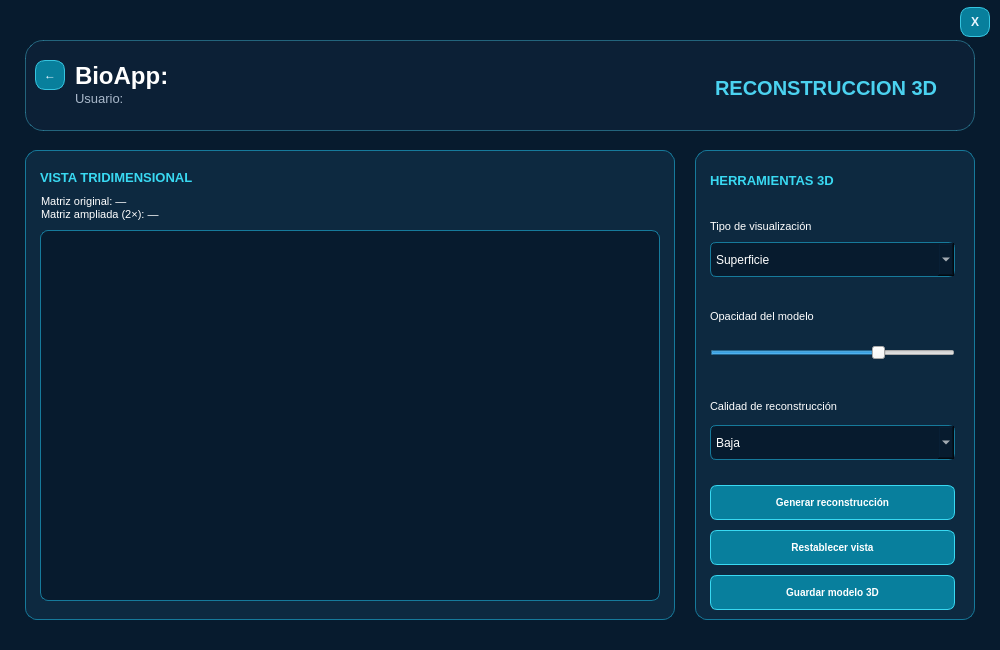
<?xml version="1.0" encoding="UTF-8"?>
<ui version="4.0">
 <class>ventanaReconstruccion3D</class>
 <widget class="QDialog" name="ventanaReconstruccion3D">
  <property name="geometry">
   <rect>
    <x>0</x>
    <y>0</y>
    <width>1000</width>
    <height>650</height>
   </rect>
  </property>
  <property name="windowTitle">
   <string>BioApp | Reconstrucción 3D</string>
  </property>
  <property name="styleSheet">
   <string notr="true">
QDialog {
    background-color: #071B2E;
}
</string>
  </property>
  <widget class="QFrame" name="frameEncabezado">
   <property name="geometry">
    <rect>
     <x>25</x>
     <y>40</y>
     <width>950</width>
     <height>91</height>
    </rect>
   </property>
   <property name="styleSheet">
    <string notr="true">QFrame#frameEncabezado {
    background-color: rgba(15, 35, 60, 150);
    border: 1px solid rgba(75, 210, 240, 100);
    border-radius: 18px;
}</string>
   </property>
   <property name="frameShape">
    <enum>QFrame::StyledPanel</enum>
   </property>
   <property name="frameShadow">
    <enum>QFrame::Raised</enum>
   </property>
   <widget class="QLabel" name="lblBioApp">
    <property name="geometry">
     <rect>
      <x>50</x>
      <y>20</y>
      <width>140</width>
      <height>31</height>
     </rect>
    </property>
    <property name="styleSheet">
     <string notr="true">color: #FFFFFF;
font-size: 24px;
font-weight: bold;
background-color: transparent;</string>
    </property>
    <property name="text">
     <string>BioApp:</string>
    </property>
   </widget>
   <widget class="QLabel" name="lblTituloReconstruccion">
    <property name="geometry">
     <rect>
      <x>690</x>
      <y>40</y>
      <width>241</width>
      <height>16</height>
     </rect>
    </property>
    <property name="styleSheet">
     <string notr="true">QLabel {
    color: #4BD2F0;
    background-color: transparent;
    font-size: 20px;
    font-weight: bold;
}</string>
    </property>
    <property name="text">
     <string>RECONSTRUCCIÓN 3D</string>
    </property>
   </widget>
   <widget class="QLabel" name="lblInfoUsuario">
    <property name="geometry">
     <rect>
      <x>50</x>
      <y>50</y>
      <width>55</width>
      <height>16</height>
     </rect>
    </property>
    <property name="styleSheet">
     <string notr="true">color: #A9B8CA;
font-size: 13px;
background-color: transparent;</string>
    </property>
    <property name="text">
     <string>Usuario:</string>
    </property>
   </widget>
   <widget class="QPushButton" name="btnVolver">
    <property name="geometry">
     <rect>
      <x>10</x>
      <y>20</y>
      <width>30</width>
      <height>30</height>
     </rect>
    </property>
    <property name="styleSheet">
     <string notr="true">
QPushButton {
    background-color: #087F9C;
    color: #EAF6FF;
    border: 1px solid #36C5E0;
    border-radius: 10px;
    font-size: 12px;
    font-weight: bold;
    padding: 6px;
}

QPushButton:hover {
    background-color: #119DBB;
    border: 1px solid #70E4F5;
}

QPushButton:pressed {
    background-color: #075D75;
}
</string>
    </property>
    <property name="text">
     <string>←</string>
    </property>
   </widget>
  </widget>
  <widget class="QFrame" name="frameVisualizacion3D">
   <property name="geometry">
    <rect>
     <x>25</x>
     <y>150</y>
     <width>650</width>
     <height>470</height>
    </rect>
   </property>
   <property name="styleSheet">
    <string notr="true">
QFrame {
    background-color: #0D2940;
    border: 1px solid #167A9B;
    border-radius: 12px;
}
</string>
   </property>
   <property name="frameShape">
    <enum>QFrame::StyledPanel</enum>
   </property>
   <property name="frameShadow">
    <enum>QFrame::Raised</enum>
   </property>
   <widget class="QLabel" name="lblTituloVista3D">
    <property name="geometry">
     <rect>
      <x>15</x>
      <y>12</y>
      <width>400</width>
      <height>30</height>
     </rect>
    </property>
    <property name="styleSheet">
     <string notr="true">
color: #39D9F2;
font-size: 10pt;
font-weight: bold;
background: transparent;
border: none;
</string>
    </property>
    <property name="text">
     <string>VISTA TRIDIMENSIONAL</string>
    </property>
   </widget>
   <widget class="QFrame" name="frameModelo3D">
    <property name="geometry">
     <rect>
      <x>15</x>
      <y>80</y>
      <width>620</width>
      <height>371</height>
     </rect>
    </property>
    <property name="styleSheet">
     <string notr="true">
QFrame {
    background-color: #071B2E;
    border: 1px solid #167A9B;
    border-radius: 8px;
}
</string>
    </property>
    <property name="frameShape">
     <enum>QFrame::StyledPanel</enum>
    </property>
    <property name="frameShadow">
     <enum>QFrame::Raised</enum>
    </property>
   </widget>
   <widget class="QLabel" name="lblTamanoVolumen">
    <property name="geometry">
     <rect>
      <x>16</x>
      <y>42</y>
      <width>151</width>
      <height>31</height>
     </rect>
    </property>
    <property name="styleSheet">
     <string notr="true">color: white;
font-size: 11px;
background: transparent;
border: none;</string>
    </property>
    <property name="text">
     <string>Matriz original: —
Matriz ampliada (2×): —</string>
    </property>
   </widget>
  </widget>
  <widget class="QFrame" name="frameHerramientas3D">
   <property name="geometry">
    <rect>
     <x>695</x>
     <y>150</y>
     <width>280</width>
     <height>470</height>
    </rect>
   </property>
   <property name="styleSheet">
    <string notr="true">
QFrame {
    background-color: #0D2940;
    border: 1px solid #167A9B;
    border-radius: 12px;
}
</string>
   </property>
   <property name="frameShape">
    <enum>QFrame::StyledPanel</enum>
   </property>
   <property name="frameShadow">
    <enum>QFrame::Raised</enum>
   </property>
   <widget class="QLabel" name="lblTituloHerramientas3D">
    <property name="geometry">
     <rect>
      <x>15</x>
      <y>15</y>
      <width>250</width>
      <height>30</height>
     </rect>
    </property>
    <property name="styleSheet">
     <string notr="true">
color: #39D9F2;
font-size: 10pt;
font-weight: bold;
background: transparent;
border: none;
</string>
    </property>
    <property name="text">
     <string>HERRAMIENTAS 3D</string>
    </property>
   </widget>
   <widget class="QLabel" name="lblTipoVisualizacion">
    <property name="geometry">
     <rect>
      <x>15</x>
      <y>65</y>
      <width>240</width>
      <height>22</height>
     </rect>
    </property>
    <property name="styleSheet">
     <string notr="true">color: white;
font-size: 11px;
background: transparent;
border: none;</string>
    </property>
    <property name="text">
     <string>Tipo de visualización</string>
    </property>
   </widget>
   <widget class="QComboBox" name="cmbTipoVisualizacion">
    <property name="geometry">
     <rect>
      <x>15</x>
      <y>92</y>
      <width>245</width>
      <height>35</height>
     </rect>
    </property>
    <property name="styleSheet">
     <string notr="true">QComboBox {
    background-color: #071B2E;
    color: white;
    border: 1px solid #167A9B;
    border-radius: 6px;
    padding: 5px;
}

QComboBox QAbstractItemView {
    background-color: #0D2940;
    color: white;
    selection-background-color: #087F9D;
}</string>
    </property>
    <item>
     <property name="text">
      <string>Superficie</string>
     </property>
    </item>
    <item>
     <property name="text">
      <string>Volumen</string>
     </property>
    </item>
   </widget>
   <widget class="QLabel" name="lblOpacidad">
    <property name="geometry">
     <rect>
      <x>15</x>
      <y>155</y>
      <width>240</width>
      <height>22</height>
     </rect>
    </property>
    <property name="styleSheet">
     <string notr="true">color: white;
font-size: 11px;
background: transparent;
border: none;</string>
    </property>
    <property name="text">
     <string>Opacidad del modelo</string>
    </property>
   </widget>
   <widget class="QSlider" name="sldOpacidad">
    <property name="geometry">
     <rect>
      <x>15</x>
      <y>185</y>
      <width>245</width>
      <height>35</height>
     </rect>
    </property>
    <property name="maximum">
     <number>100</number>
    </property>
    <property name="value">
     <number>70</number>
    </property>
    <property name="orientation">
     <enum>Qt::Horizontal</enum>
    </property>
   </widget>
   <widget class="QLabel" name="lblCalidad">
    <property name="geometry">
     <rect>
      <x>15</x>
      <y>245</y>
      <width>240</width>
      <height>22</height>
     </rect>
    </property>
    <property name="styleSheet">
     <string notr="true">color: white;
font-size: 11px;
background: transparent;
border: none;</string>
    </property>
    <property name="text">
     <string>Calidad de reconstrucción</string>
    </property>
   </widget>
   <widget class="QComboBox" name="cmbCalidad">
    <property name="geometry">
     <rect>
      <x>15</x>
      <y>275</y>
      <width>245</width>
      <height>35</height>
     </rect>
    </property>
    <property name="styleSheet">
     <string notr="true">QComboBox {
    background-color: #071B2E;
    color: white;
    border: 1px solid #167A9B;
    border-radius: 6px;
    padding: 5px;
}

QComboBox QAbstractItemView {
    background-color: #0D2940;
    color: white;
    selection-background-color: #087F9D;
}</string>
    </property>
    <item>
     <property name="text">
      <string>Baja</string>
     </property>
    </item>
    <item>
     <property name="text">
      <string>Madia</string>
     </property>
    </item>
    <item>
     <property name="text">
      <string>Alta</string>
     </property>
    </item>
   </widget>
   <widget class="QPushButton" name="btnGenerar3D">
    <property name="geometry">
     <rect>
      <x>15</x>
      <y>335</y>
      <width>245</width>
      <height>35</height>
     </rect>
    </property>
    <property name="styleSheet">
     <string notr="true">QPushButton {
    background-color: #087F9D;
    color: white;
    border: 1px solid #39D9F2;
    border-radius: 7px;
    font-weight: bold;
    font-size: 10px;
}

QPushButton:hover {
    background-color: #119BB8;
}</string>
    </property>
    <property name="text">
     <string>Generar reconstrucción</string>
    </property>
   </widget>
   <widget class="QPushButton" name="btnRestablecer3D">
    <property name="geometry">
     <rect>
      <x>15</x>
      <y>380</y>
      <width>245</width>
      <height>35</height>
     </rect>
    </property>
    <property name="styleSheet">
     <string notr="true">QPushButton {
    background-color: #087F9D;
    color: white;
    border: 1px solid #39D9F2;
    border-radius: 7px;
    font-weight: bold;
    font-size: 10px;
}

QPushButton:hover {
    background-color: #119BB8;
}</string>
    </property>
    <property name="text">
     <string>Restablecer vista</string>
    </property>
   </widget>
   <widget class="QPushButton" name="btnGuardar3D">
    <property name="geometry">
     <rect>
      <x>15</x>
      <y>425</y>
      <width>245</width>
      <height>35</height>
     </rect>
    </property>
    <property name="styleSheet">
     <string notr="true">QPushButton {
    background-color: #087F9D;
    color: white;
    border: 1px solid #39D9F2;
    border-radius: 7px;
    font-weight: bold;
    font-size: 10px;
}

QPushButton:hover {
    background-color: #119BB8;
}</string>
    </property>
    <property name="text">
     <string>Guardar modelo 3D</string>
    </property>
   </widget>
  </widget>
  <widget class="QPushButton" name="pushButton">
   <property name="geometry">
    <rect>
     <x>960</x>
     <y>7</y>
     <width>30</width>
     <height>30</height>
    </rect>
   </property>
   <property name="styleSheet">
    <string notr="true">
QPushButton {
    background-color: #087F9C;
    color: #EAF6FF;
    border: 1px solid #36C5E0;
    border-radius: 10px;
    font-size: 12px;
    font-weight: bold;
    padding: 6px;
}

QPushButton:hover {
    background-color: #119DBB;
    border: 1px solid #70E4F5;
}

QPushButton:pressed {
    background-color: #075D75;
}
</string>
   </property>
   <property name="text">
    <string>X</string>
   </property>
  </widget>
 </widget>
 <resources/>
 <connections/>
</ui>
